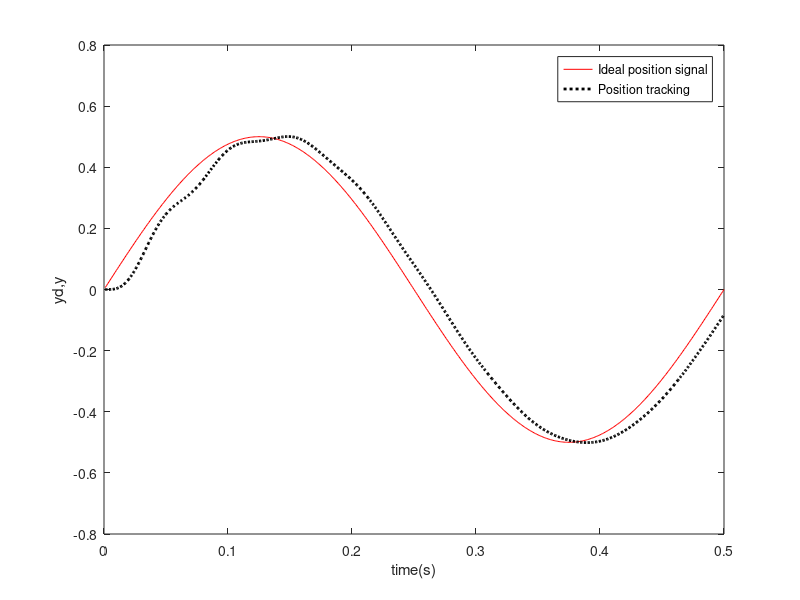

Recreate this plot in MATLAB.
%PID Controller
clear all;
close all;

ts=0.001;
sys=tf(5.235e005,[1,87.35,1.047e004,0]);
dsys=c2d(sys,ts,'z');
[num,den]=tfdata(dsys,'v');

u_1=0.0;u_2=0.0;u_3=0.0;
y_1=0.0;y_2=0.0;y_3=0.0;
x=[0,0,0]';
error_1=0;
for k=1:1:500
time(k)=k*ts;
   
S=3;
if S==1
    kp=0.50;ki=0.001;kd=0.001;          
    yd(k)=1;                       %Step Signal
elseif S==2
    kp=0.50;ki=0.001;kd=0.001;          
    yd(k)=sign(sin(2*2*pi*k*ts));  %Square Wave Signal
elseif S==3
    kp=1.5;ki=1.0;kd=0.01;          %Sine Signal
    yd(k)=0.5*sin(2*2*pi*k*ts);           
end

u(k)=kp*x(1)+kd*x(2)+ki*x(3);   %PID Controller
%Restricting the output of controller
if u(k)>=10       
   u(k)=10;
end
if u(k)<=-10
   u(k)=-10;
end
%Linear model
y(k)=-den(2)*y_1-den(3)*y_2-den(4)*y_3+num(2)*u_1+num(3)*u_2+num(4)*u_3;

error(k)=yd(k)-y(k);

%Return of parameters
u_3=u_2;u_2=u_1;u_1=u(k);
y_3=y_2;y_2=y_1;y_1=y(k);
   
x(1)=error(k);                %Calculating P
x(2)=(error(k)-error_1)/ts;   %Calculating D
x(3)=x(3)+error(k)*ts;        %Calculating I

error_1=error(k);
end
figure(1);
plot(time,yd,'r',time,y,'k:','linewidth',2);
xlabel('time(s)');ylabel('yd,y');
legend('Ideal position signal','Position tracking');